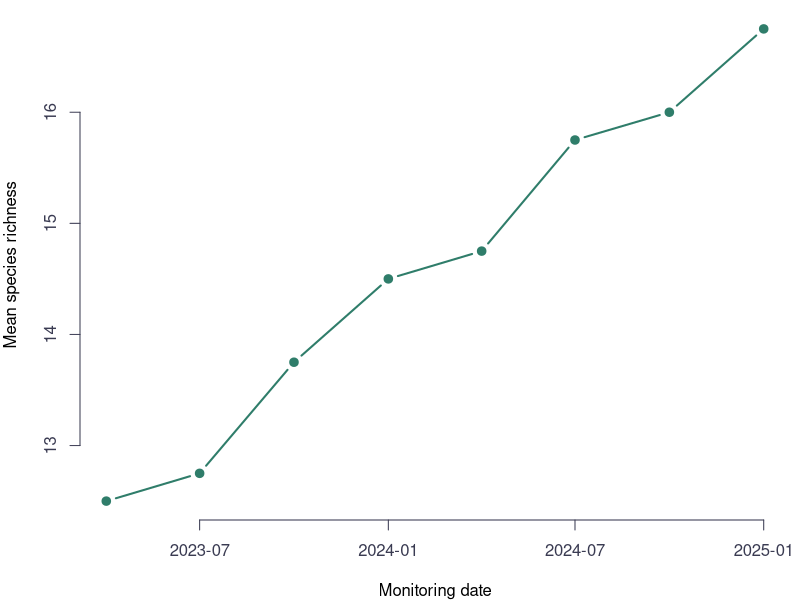

Write R code to recreate this figure.
## ---- chunk 1
#| label: setup
#| include: false
sites <- read.csv("../data/restoration-sites.csv")
sites$date <- as.Date(sites$date)
n_sites <- length(unique(sites$site))
by_date <- aggregate(species_richness ~ date, data = sites, FUN = mean)
first_richness <- round(by_date$species_richness[1], 1)
last_richness <- round(by_date$species_richness[nrow(by_date)], 1)
## ---- chunk 2
#| label: richness-plot
#| fig-width: 7
#| fig-height: 3.2
#| fig-alt: "Line chart of mean species richness across monitoring dates"
par(family = "sans", mar = c(4, 4, 0.5, 0.5), bg = NA, col.axis = "#3A3B52", fg = "#3A3B52")
plot(by_date$date, by_date$species_richness, type = "b", pch = 19, lwd = 2,
     col = "#2F7D6A", xlab = "Monitoring date", ylab = "Mean species richness",
     bty = "n")
